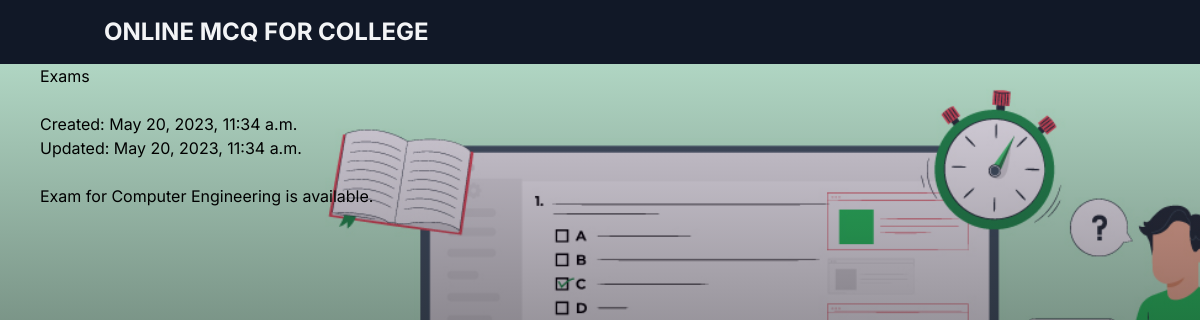
Screenshot of /notice/1 with the database file from the repository.
### base/models.py (models this page shows, shortened)
class NoticeBoard(models.Model):
    title = models.CharField(max_length=50,default="Title")
    notice = models.CharField(max_length = 1500,blank=True, default=" ")
    created_at = models.DateTimeField(auto_now_add=True)
    updated_at = models.DateTimeField(auto_now=True)

### base/views.py (the view)
# urls.py: path('notice/<int:id>',views.notice,name='noticeX'),
def notice(request,id):
    notice = NoticeBoard.objects.get(id=id)
    return render(request,'base/notice.html', {'notice':notice})

### base/templates/base/notice.html (shortened to what this page needs)
{% extends 'base.html' %}
{% block content %}
<div class="px-10">
<h1>{{notice.title}}</h1>
<br>
<p>
   <div>
   Created: {{notice.created_at}}
</div>
<div>
   Updated: {{notice.updated_at}}
</div>
</p>
<br>
{{notice.notice}}
</div>
{% endblock %}

### rows the page displays
NoticeBoard: title "Exams", created_at "May 20, 2023, 11:34 a.m.", updated_at "May 20, 2023, 11:34 a.m.", notice "Exam for Computer Engineering is available."
